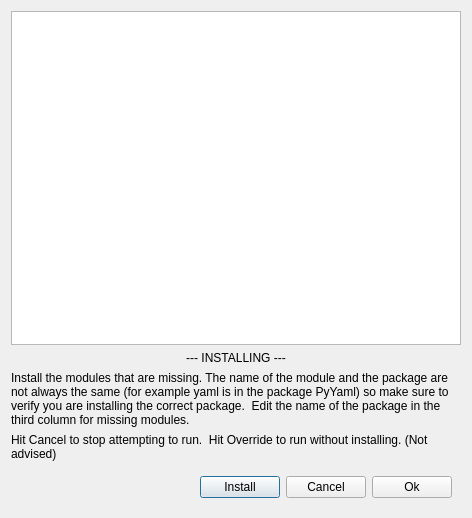
<?xml version="1.0" encoding="UTF-8"?>
<ui version="4.0">
 <class>ModInstallDialog</class>
 <widget class="QDialog" name="ModInstallDialog">
  <property name="geometry">
   <rect>
    <x>0</x>
    <y>0</y>
    <width>472</width>
    <height>518</height>
   </rect>
  </property>
  <property name="windowTitle">
   <string>Module Install Dialog</string>
  </property>
  <layout class="QVBoxLayout" name="verticalLayout">
   <item>
    <widget class="QTableView" name="tableView">
     <property name="sizeAdjustPolicy">
      <enum>QAbstractScrollArea::AdjustIgnored</enum>
     </property>
     <attribute name="horizontalHeaderStretchLastSection">
      <bool>true</bool>
     </attribute>
    </widget>
   </item>
   <item>
    <widget class="QLabel" name="install_label">
     <property name="text">
      <string>--- INSTALLING ---</string>
     </property>
     <property name="alignment">
      <set>Qt::AlignCenter</set>
     </property>
    </widget>
   </item>
   <item>
    <widget class="QLabel" name="label">
     <property name="text">
      <string>Install the modules that are missing. The name of the module and the package are not always the same (for example yaml is in the package PyYaml) so make sure to verify you are installing the correct package.  Edit the name of the package in the third column for missing modules.</string>
     </property>
     <property name="wordWrap">
      <bool>true</bool>
     </property>
    </widget>
   </item>
   <item>
    <widget class="QLabel" name="label_2">
     <property name="text">
      <string>Hit Cancel to stop attempting to run.  Hit Override to run without installing. (Not advised)</string>
     </property>
     <property name="wordWrap">
      <bool>true</bool>
     </property>
    </widget>
   </item>
   <item>
    <widget class="QWidget" name="widget" native="true">
     <layout class="QHBoxLayout" name="horizontalLayout">
      <item>
       <spacer name="horizontalSpacer">
        <property name="orientation">
         <enum>Qt::Horizontal</enum>
        </property>
        <property name="sizeHint" stdset="0">
         <size>
          <width>40</width>
          <height>20</height>
         </size>
        </property>
       </spacer>
      </item>
      <item>
       <widget class="QPushButton" name="install_button">
        <property name="text">
         <string>Install</string>
        </property>
       </widget>
      </item>
      <item>
       <widget class="QPushButton" name="cancel_button">
        <property name="text">
         <string>Cancel</string>
        </property>
       </widget>
      </item>
      <item>
       <widget class="QPushButton" name="ok_button">
        <property name="text">
         <string>Ok</string>
        </property>
       </widget>
      </item>
     </layout>
    </widget>
   </item>
  </layout>
 </widget>
 <resources/>
 <connections/>
</ui>
